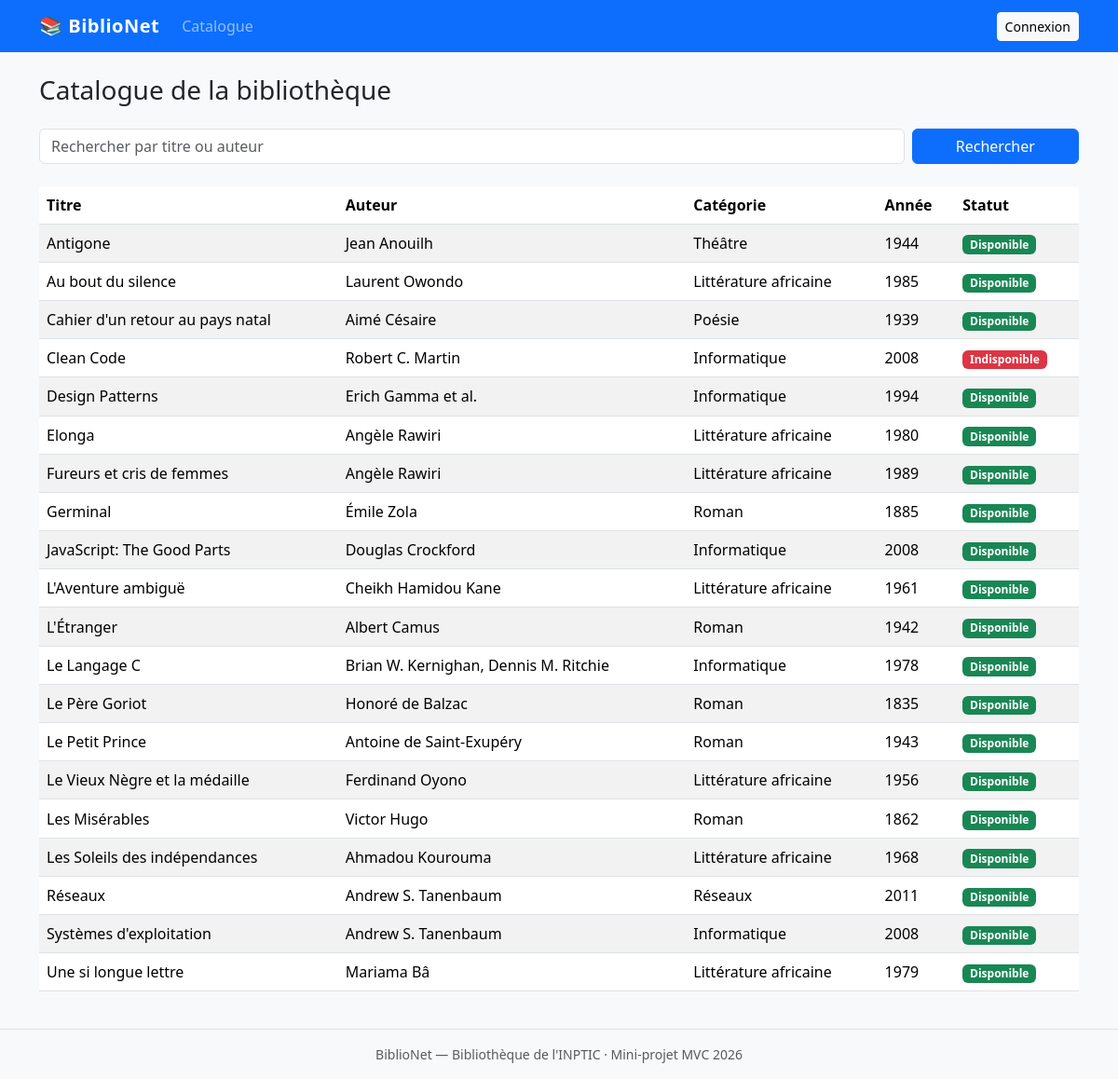
The page / on the database its author committed.
### tables this page shows
CREATE TABLE livres (
    id              INT UNSIGNED NOT NULL AUTO_INCREMENT,
    titre           VARCHAR(255) NOT NULL,
    auteur          VARCHAR(150) NOT NULL,
    categorie       VARCHAR(100)  NOT NULL,
    annee           SMALLINT UNSIGNED NULL,
    nb_exemplaires  INT NOT NULL DEFAULT 1,
    PRIMARY KEY (id)
);

### app/core/Controller.php (called while the page is built, shortened)
<?php
class Controller
{
    protected function render(string $vue, array $data = [], string $titre = 'BiblioNet'): void
    {
        extract($data, EXTR_SKIP);
        require APP_PATH . '/views/' . $vue . '.php';
        $content = ob_get_clean();
        require APP_PATH . '/views/layouts/main.php';
    }
    public function url(string $chemin = ''): string
    {
        return BASE_URL . '/' . ltrim($chemin, '/');
    }
    protected function estConnecte(): bool
    {
        return !empty($_SESSION['user_id']);
    }
}

### app/controllers/CatalogueController.php (called while the page is built, shortened)
<?php
class CatalogueController extends Controller
{
    public function index(): void
    {
        $recherche = trim($_GET['q'] ?? '');
        $this->render('catalogue/index', [
            'titre' => 'Catalogue',
            'recherche' => $recherche,
            'livres' => Livre::search($recherche),
        ]);
    }
}

### app/core/Router.php (called while the page is built, shortened)
<?php
class Router
{
    public function dispatch(): void
    {
        $segments = $this->segments();
        $cle     = strtolower(array_shift($segments) ?? '');
        $methode = strtolower(array_shift($segments) ?? 'index');
        $params  = $segments;
        call_user_func_array([new $classe(), $methode], $params);
    }
    private function segments(): array
    {
        if (isset($_GET['url'])) {
            $url = $_GET['url'];
        } else {
            $chemin = parse_url($_SERVER['REQUEST_URI'], PHP_URL_PATH) ?? '/';
            $url = substr($chemin, strlen(BASE_URL));
        }
        $url = trim($url, '/');
        return $url === '' ? [] : explode('/', $url);
    }
}

### public/index.php (called while the page is built, shortened)
<?php
$config = require ROOT_PATH . '/config/config.php';
try {
    $routeur = new Router();
    $routeur->dispatch();
} catch (Throwable $e) {
    http_response_code(500);
    $message = $config['app_env'] === 'production'
        ? 'Une erreur est survenue. Veuillez réessayer plus tard.'
        : $e->getMessage();
    (new Controller())->renderMessage('Erreur', 'danger', $message);
}

### app/core/Database.php (called while the page is built, shortened)
<?php
class Database
{
    private static array $config = [];
    private static ?PDO $pdo = null;
    public static function configure(array $config): void
    {
        self::$config = $config;
    }
    public static function getConnection(): PDO
    {
        return self::pdo();
    }
    public static function pdo(): PDO
    {
        if (self::$pdo === null) {
            $c = self::$config;
            $dsn = "mysql:host={$c['host']};dbname={$c['name']};charset=utf8mb4";
            self::$pdo = new PDO($dsn, $c['user'], $c['pass'], [
                PDO::ATTR_ERRMODE            => PDO::ERRMODE_EXCEPTION,
                PDO::ATTR_DEFAULT_FETCH_MODE => PDO::FETCH_ASSOC,
                PDO::ATTR_EMULATE_PREPARES   => false,
            ]);
        }
        return self::$pdo;
    }
}

### app/models/Livre.php (called while the page is built, shortened)
<?php
class Livre
{
    private static function selectBase(): string
    {
        return 'SELECT l.id, l.titre, l.auteur, l.categorie, l.annee, l.nb_exemplaires,
                       GREATEST(l.nb_exemplaires - COUNT(e.id), 0) AS disponibles
                FROM livres l
                LEFT JOIN emprunts e ON e.livre_id = l.id AND e.date_retour IS NULL';
    }
    public static function all(): array
    {
        $stmt = Database::getConnection()->prepare(
            self::selectBase() . ' GROUP BY l.id ORDER BY l.titre ASC'
        );
        $stmt->execute();
        return $stmt->fetchAll(PDO::FETCH_ASSOC);
    }
    public static function search(string $terme): array
    {
        $terme = trim($terme);
        if ($terme === '') {
            return self::all();
        }
        $motif = '%' . addcslashes($terme, '\\%_') . '%';
        $stmt = Database::getConnection()->prepare(
            self::selectBase() . ' WHERE l.titre LIKE :titre OR l.auteur LIKE :auteur
                                  GROUP BY l.id ORDER BY l.titre ASC'
        );
        $stmt->execute(['titre' => $motif, 'auteur' => $motif]);
        return $stmt->fetchAll(PDO::FETCH_ASSOC);
    }
}

### app/views/catalogue/index.php (the view, shortened to what this page needs)
<?php $e = fn($valeur) => htmlspecialchars((string) $valeur, ENT_QUOTES, 'UTF-8'); ?>
<h1 class="h3 mb-4">Catalogue de la bibliothèque</h1>
<form id="search-form" action="<?= $e($this->url('catalogue')) ?>" data-search-url="<?= $e($this->url('catalogue/search')) ?>" method="get" class="row g-2 mb-4" role="search">
    <div class="col-sm-9 col-md-10">
        <input type="search" id="search-input" name="q" class="form-control"
               placeholder="Rechercher par titre ou auteur" value="<?= $e($recherche) ?>" autocomplete="off">
    </div>
    <div class="col-sm-3 col-md-2 d-grid">
        <button type="submit" class="btn btn-primary">Rechercher</button>
    </div>
</form>
<div class="table-responsive">
    <table class="table table-striped table-hover align-middle">
        <thead>
            <tr>
                <th>Titre</th>
                <th>Auteur</th>
                <th>Catégorie</th>
                <th>Année</th>
                <th>Statut</th>
            </tr>
        </thead>
        <tbody id="catalogue-body">
            <?php foreach ($livres as $livre): ?>
                <tr>
                    <td><?= $e($livre['titre']) ?></td>
                    <td><?= $e($livre['auteur']) ?></td>
                    <td><?= $e($livre['categorie']) ?></td>
                    <td><?= $e($livre['annee']) ?></td>
                    <td>
                        <?php if ((int) $livre['disponibles'] > 0): ?>
                            <span class="badge bg-success">Disponible</span>
                        <?php else: ?>
                            <span class="badge bg-danger">Indisponible</span>
                        <?php endif; ?>
                    </td>
                </tr>
            <?php endforeach; ?>
        </tbody>
    </table>
</div>

### app/views/layouts/main.php (shortened to what this page needs)
<!DOCTYPE html>
<html lang="fr">
<head>
    <link href="https://cdn.jsdelivr.net/npm/bootstrap@5.3.3/dist/css/bootstrap.min.css" rel="stylesheet">
    <link href="<?= $this->url('assets/css/style.css') ?>" rel="stylesheet">
</head>
<body class="d-flex flex-column min-vh-100">
<nav class="navbar navbar-expand-lg navbar-dark bg-primary">
    <div class="container">
        <a class="navbar-brand fw-bold" href="<?= $this->url() ?>">📚 BiblioNet</a>
        <div class="collapse navbar-collapse" id="menu">
            <ul class="navbar-nav me-auto">
                <li class="nav-item"><a class="nav-link" href="<?= $this->url() ?>">Catalogue</a></li>
            </ul>
            <?php if ($this->estConnecte()): ?>
                <span class="navbar-text text-white me-3"><?= $this->e($_SESSION['user_nom'] ?? '') ?></span>
                <form action="<?= $this->url('logout') ?>" method="post" class="d-inline">
                    <button type="submit" class="btn btn-light btn-sm">Déconnexion</button>
                </form>
            <?php else: ?>
                <a class="btn btn-light btn-sm" href="<?= $this->url('login') ?>">Connexion</a>
            <?php endif; ?>
        </div>
    </div>
</nav>
<main class="container py-4 flex-grow-1">
    <?= $content ?>
</main>
<footer class="bg-light border-top py-3 mt-auto">
    <div class="container text-center text-muted small">
        BiblioNet — Bibliothèque de l'INPTIC · Mini-projet MVC <?= date('Y') ?>
    </div>
</footer>
</body>
</html>

### public/assets/css/style.css (style rules this page uses)
body { background-color: #f8f9fa; }
.navbar-brand { letter-spacing: .5px; }

### rows shown on the page
livres: titre "Antigone", auteur "Jean Anouilh", categorie "Théâtre", annee "1944", shows "Disponible"
livres: titre "Au bout du silence", auteur "Laurent Owondo", categorie "Littérature africaine", annee "1985", shows "Disponible"
livres: titre "Cahier d'un retour au pays natal", auteur "Aimé Césaire", categorie "Poésie", annee "1939", shows "Disponible"
livres: titre "Clean Code", auteur "Robert C. Martin", categorie "Informatique", annee "2008", shows "Indisponible"
livres: titre "Design Patterns", auteur "Erich Gamma et al.", categorie "Informatique", annee "1994", shows "Disponible"
livres: titre "Elonga", auteur "Angèle Rawiri", categorie "Littérature africaine", annee "1980", shows "Disponible"
livres: titre "Fureurs et cris de femmes", auteur "Angèle Rawiri", categorie "Littérature africaine", annee "1989", shows "Disponible"
livres: titre "Germinal", auteur "Émile Zola", categorie "Roman", annee "1885", shows "Disponible"
livres: titre "JavaScript: The Good Parts", auteur "Douglas Crockford", categorie "Informatique", annee "2008", shows "Disponible"
livres: titre "L'Aventure ambiguë", auteur "Cheikh Hamidou Kane", categorie "Littérature africaine", annee "1961", shows "Disponible"
livres: titre "L'Étranger", auteur "Albert Camus", categorie "Roman", annee "1942", shows "Disponible"
livres: titre "Le Langage C", auteur "Brian W. Kernighan, Dennis M. Ritchie", categorie "Informatique", annee "1978", shows "Disponible"
livres: titre "Le Père Goriot", auteur "Honoré de Balzac", categorie "Roman", annee "1835", shows "Disponible"
livres: titre "Le Petit Prince", auteur "Antoine de Saint-Exupéry", categorie "Roman", annee "1943", shows "Disponible"
livres: titre "Le Vieux Nègre et la médaille", auteur "Ferdinand Oyono", categorie "Littérature africaine", annee "1956", shows "Disponible"
livres: titre "Les Misérables", auteur "Victor Hugo", categorie "Roman", annee "1862", shows "Disponible"
livres: titre "Les Soleils des indépendances", auteur "Ahmadou Kourouma", categorie "Littérature africaine", annee "1968", shows "Disponible"
livres: titre "Réseaux", auteur "Andrew S. Tanenbaum", categorie "Réseaux", annee "2011", shows "Disponible"
livres: titre "Systèmes d'exploitation", auteur "Andrew S. Tanenbaum", categorie "Informatique", annee "2008", shows "Disponible"
livres: titre "Une si longue lettre", auteur "Mariama Bâ", categorie "Littérature africaine", annee "1979", shows "Disponible"
